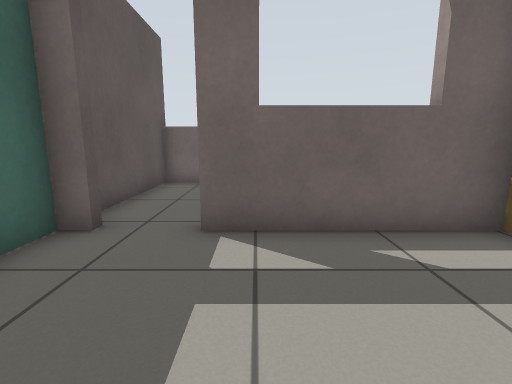
View 1 (above)

21 first-person views from a walk through a world built for the Gazebo simulator. The camera is 0.72 m above the floor, tilts 10° down and sees 85° across. The floor is counted in squares, 0.5 m on a side. Each view is taken from the middle of a square. On the plan, view 1 faces up. The plan holds only what a view shows up to about 14 squares ahead; the rest is blank.

View 2
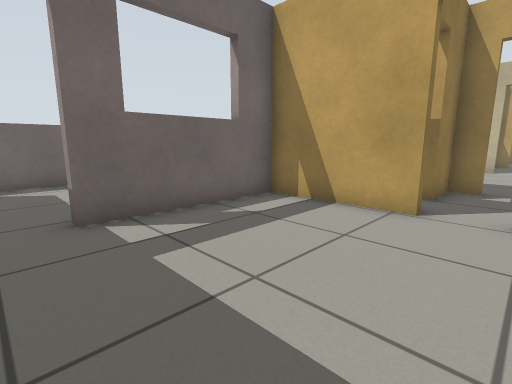

View 3
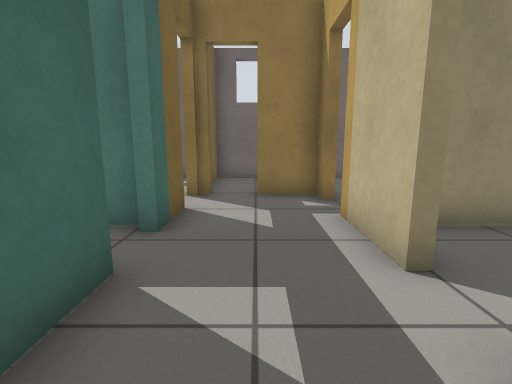

View 4
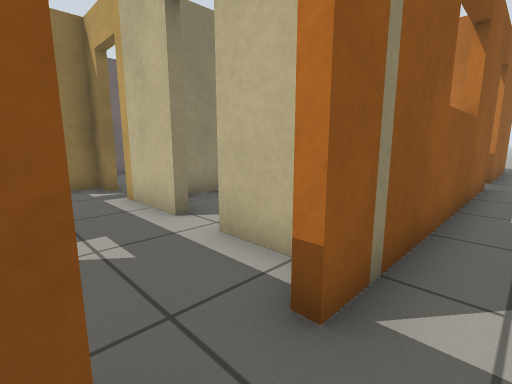

View 5
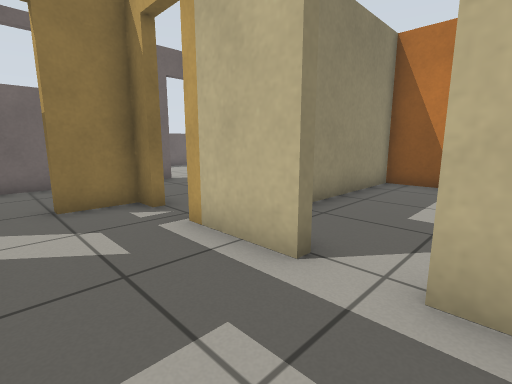

View 6
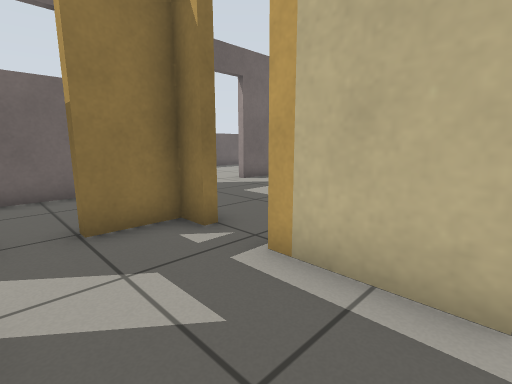

View 7
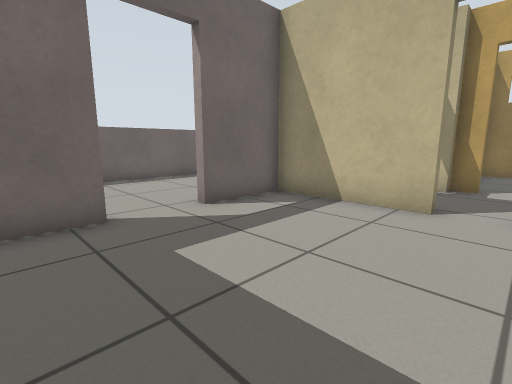

View 8
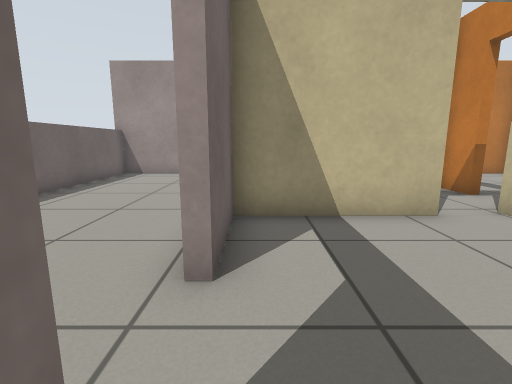

View 9
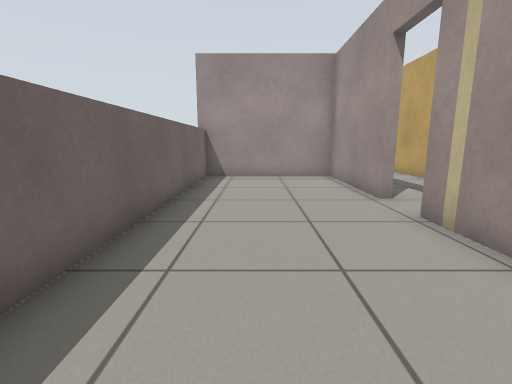

View 10
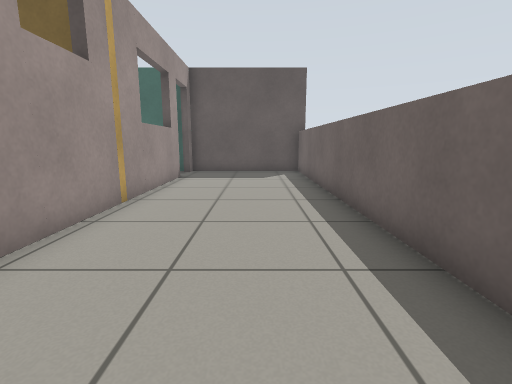

View 11
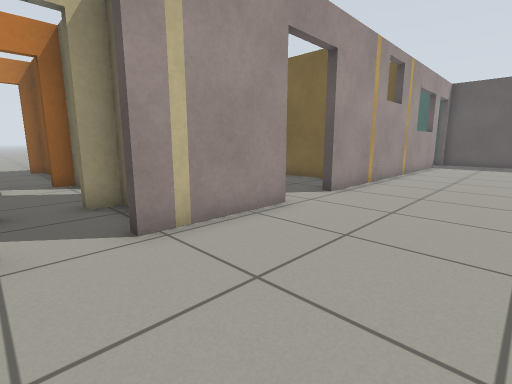

View 12
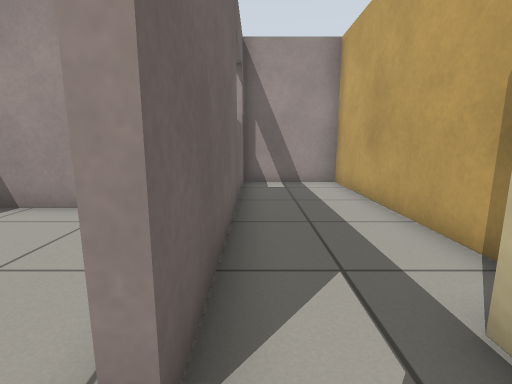

View 13
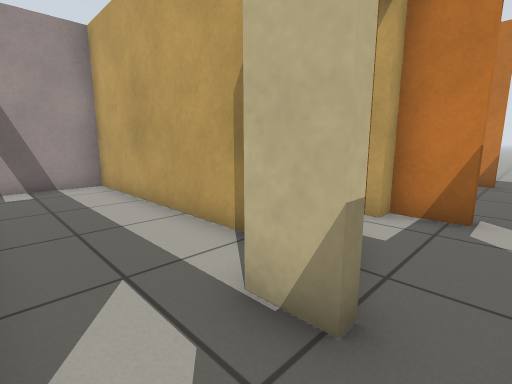

View 14
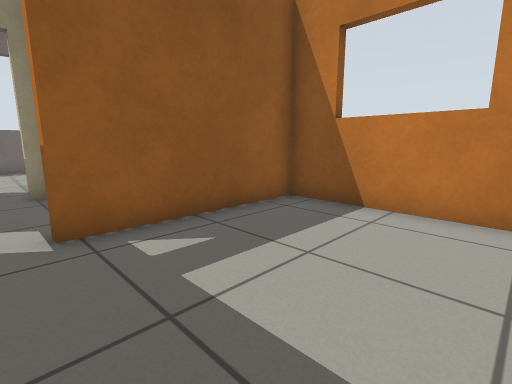

View 15
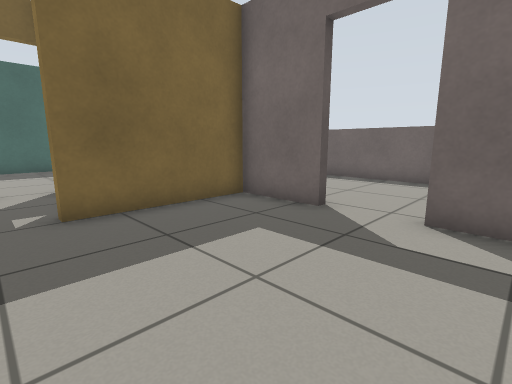

View 16
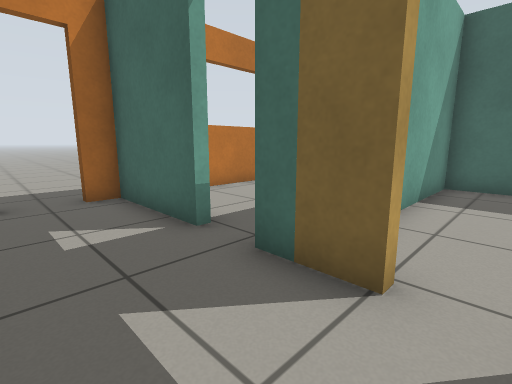

View 17
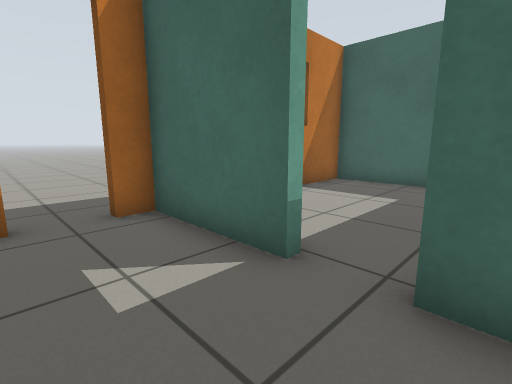

View 18
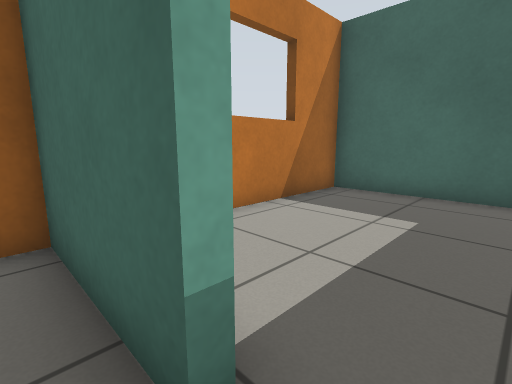

View 19
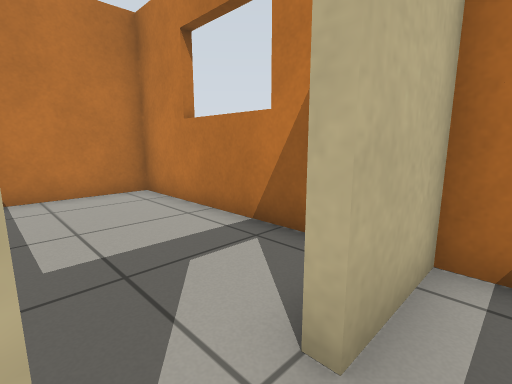

View 20
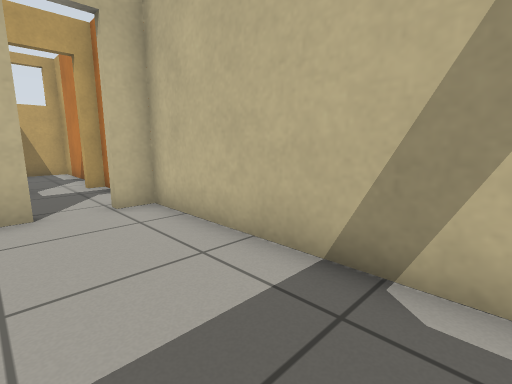

View 21
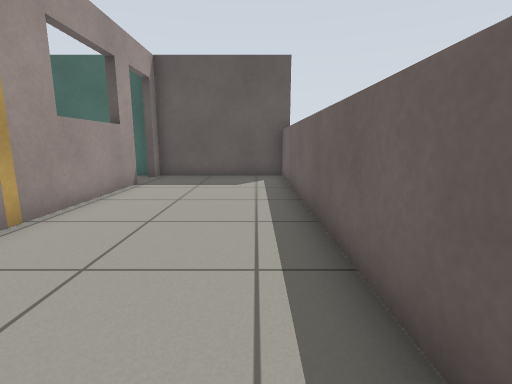

### Floor plan
Ten units are one square. View 1 is at (0, 0); x grows to the right and y downward. Boxes are objects, and circles mark ways between rooms. Rooms are numbered by the first view taken in them; rooms with no view inside come last. Other rooms are left out.
<svg viewBox="-39 -110 317 195">
<path fill="none" stroke="#000" d="M-33 -45 -33 19 8 19M41 -6 41 -45 -9 -45M44 41 44 76 52 76M77 40 77 15M44 9 44 26M77 0 77 -7 60 -7M68 76 77 76 77 54M235 79 179 79M162 79 67 79M106 -45 80 -45 80 0M154 -3 154 -45 127 -45M90 19 154 19 154 10M127 -48 164 -48M182 -48 231 -48 231 -105M-9 -48 106 -48M-33 -105 -33 -48M231 -102 -34 -102M201 -11 273 -11 273 -45 182 -45M179 -23 190 -23M164 -48 164 -44M157 -28 157 -23M178 76 184 76M157 62 157 76M231 77 231 22 177 22M95 76 154 76 154 22 90 22M-33 32 -33 76 16 76M40 22 34 22M214 19 243 19 243 -6M69 -45 44 -45 44 -29M157 12 157 19M190 0 190 -7M177 19 190 19"/>
<circle cx="40" cy="5" r="3" fill="#2a7"/>
<circle cx="-15" cy="-50" r="3" fill="#2a7"/>
<circle cx="60" cy="80" r="3" fill="#2a7"/>
<circle cx="80" cy="5" r="3" fill="#2a7"/>
<circle cx="80" cy="45" r="3" fill="#2a7"/>
<circle cx="40" cy="35" r="3" fill="#2a7"/>
<circle cx="55" cy="-10" r="3" fill="#2a7"/>
<circle cx="170" cy="80" r="3" fill="#2a7"/>
<circle cx="115" cy="-50" r="3" fill="#2a7"/>
<circle cx="157" cy="3" r="3" fill="#2a7"/>
<circle cx="175" cy="-50" r="3" fill="#2a7"/>
<circle cx="175" cy="-20" r="3" fill="#2a7"/>
<circle cx="170" cy="20" r="3" fill="#2a7"/>
<circle cx="190" cy="5" r="3" fill="#2a7"/>
<text x="0" y="-20">1</text>
<text x="60" y="30">2</text>
<text x="240" y="60">3</text>
<text x="120" y="-20">4</text>
<text x="100" y="-80">5</text>
<text x="220" y="-30">6</text>
<text x="190" y="50">7</text>
<text x="120" y="50">8</text>
<text x="0" y="50">9</text>
<text x="220" y="0">10</text>
<text x="60" y="-30">11</text>
<text x="170" y="0">12</text>
</svg>
Room 1 opens to room 2. Room 1 opens to room 5. Room 2 opens to room 3. Room 2 opens to room 4. Room 2 opens to room 8. Room 2 opens to room 9. Room 2 opens to room 11. Room 3 opens to room 7. Room 4 opens to room 5. Room 4 opens to room 12. Room 5 opens to room 6. Room 6 opens to room 12. Room 7 opens to room 12. Room 10 opens to room 12.

Where each view was taken, in squares from view 1:
view 1: 0 up, 0 right, facing up
view 2: 1 down, 2 left, facing up-right
view 3: 7 down, 6 right, facing up
view 4: 9 down, 5 right, facing up-right
view 5: 6 down, 5 right, facing up-right
view 6: 4 down, 5 right, facing up-right
view 7: 1 down, 9 right, facing up-right
view 8: 4 up, 10 right, facing right
view 9: 8 up, 11 right, facing right
view 10: 8 up, 11 right, facing left
view 11: 9 up, 18 right, facing down-left
view 12: 4 up, 17 right, facing right
view 13: 4 up, 17 right, facing down-right
view 14: 7 down, 17 right, facing up-right
view 15: 1 down, 14 right, facing up-left
view 16: 0 up, 7 right, facing down-left
view 17: 2 down, 7 right, facing down-left
view 18: 3 down, 5 right, facing down-left
view 19: 4 down, 7 right, facing down-right
view 20: 1 up, 9 right, facing down-right
view 21: 9 up, 9 right, facing left
